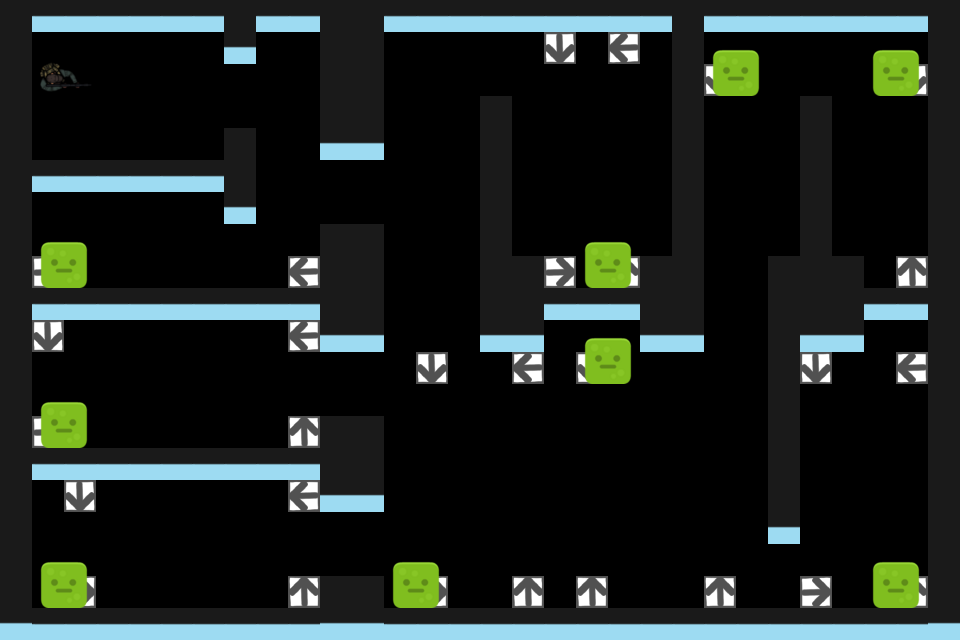

A 2D game scene composited from a Tiled map and its tileset images. What follows is a short description and the map's XML, with each tile layer's data collapsed to a summary:
An orthogonal 30x20 tile map with 32x32 px tiles, 9 tile layers (walls, floor, objects, arrow_up, ...).

<map version="1.10" tiledversion="1.10.0" orientation="orthogonal" renderorder="right-down" width="30" height="20" tilewidth="32" tileheight="32" infinite="0" nextlayerid="12" nextobjectid="1">
 <tileset firstgid="1" source="sprites.tsx" />
 <layer id="1" name="walls" width="30" height="20" locked="1">
  <data>[600 cells, 197 non-empty, 2 distinct tile ids]</data>
 </layer>
 <layer id="5" name="floor" width="30" height="20" locked="1">
  <data>[600 cells, 0 non-empty, 0 distinct tile ids]</data>
 </layer>
 <layer id="6" name="objects" width="30" height="20" locked="1">
  <data>[600 cells, 0 non-empty, 0 distinct tile ids]</data>
 </layer>
 <layer id="7" name="arrow_up" width="30" height="20" locked="1">
  <data>[600 cells, 8 non-empty, 1 distinct tile ids]</data>
 </layer>
 <layer id="8" name="arrow_down" width="30" height="20" locked="1">
  <data>[600 cells, 8 non-empty, 1 distinct tile ids]</data>
 </layer>
 <layer id="9" name="arrow_right" width="30" height="20" locked="1">
  <data>[600 cells, 6 non-empty, 1 distinct tile ids]</data>
 </layer>
 <layer id="10" name="arrow_left" width="30" height="20" locked="1">
  <data>[600 cells, 6 non-empty, 1 distinct tile ids]</data>
 </layer>
 <layer id="4" name="enemies" width="30" height="20" locked="1">
  <data>[600 cells, 9 non-empty, 1 distinct tile ids]</data>
 </layer>
 <layer id="3" name="player" width="30" height="20" locked="1">
  <data>[600 cells, 1 non-empty, 1 distinct tile ids]</data>
 </layer>
</map>
